Frame 1 (no input): blank canvas, image omitted
Frame 60 (the mouse pressed at the canvas centre just before this capture): blank canvas, image omitted
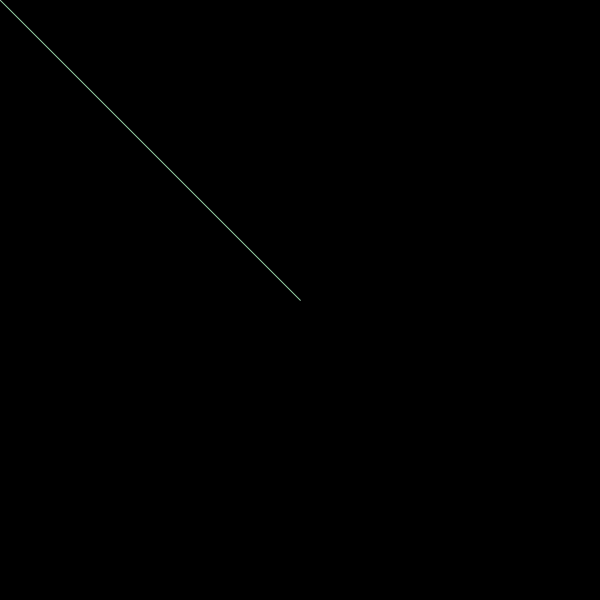
Frame 120 (the mouse held since frame 60 and released just before this capture)

The Processing sketch whose frames 1 and 60 were blank and that drew this single picture after the mouse press (run headless with seeded random() and noise(); from frame 60 on, the mouse is pressed at the canvas centre):

// Processing sketch: Project_1_
// ── Project_1_.pde
//max and min size of ellipses
float maxD = 30;
float minD = 1;
float d = minD;
//speed of ellipses
float dSpeed = 1;

void setup(){
  size(600,600);
  background(0);
}

void draw(){

  //random color change
  stroke(random(255),random(255),random(255));
  //line follows mouse
    line(pmouseX, pmouseY, mouseX,mouseY);
}

void keyPressed(){
 // if (key=='r')
 // stroke(255,0,0);
 // if( key=='o')
 // stroke(255,100,0);
 //if (key=='y')
 //stroke(255,200,100);
 // if (key=='g')
 // stroke(0,255,0);
 //if (key=='b')
 // stroke(0,0,255);
 // if (key=='p')
 // stroke(100,0,255);
 // if (key=='k')
  stroke(random(255),random(255),random(255));
  //black background with space bar
  if (key==32) {
   background(0);
 }
  }
  
  void mouseDragged()
{
  noStroke();
  fill(random(255),random(255),random(255));
  ellipse(pmouseX,pmouseY,d,d);
  //speed of line/line of ellipses
  d = d + dSpeed;
  if(d > maxD) {
   dSpeed = dSpeed * -1;
  }
    if(d < minD) {
   dSpeed = dSpeed * -1;
    }
}
